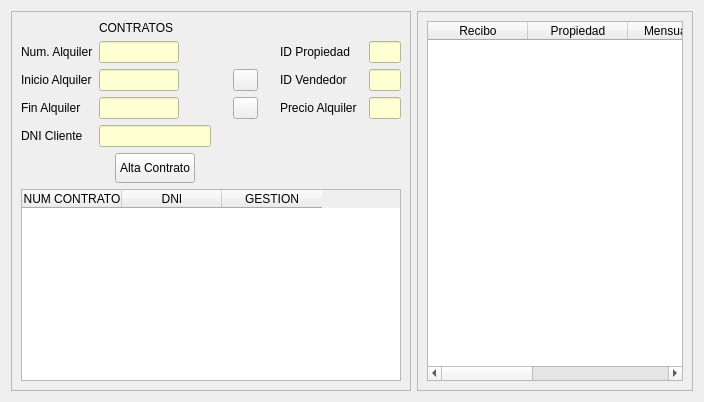
      <widget class="QWidget" name="pesAlquileres">
       <attribute name="title">
        <string>ALQUILERES</string>
       </attribute>
       <layout class="QGridLayout" name="gridLayout_21">
        <item row="0" column="0">
         <widget class="QFrame" name="frame_5">
          <property name="minimumSize">
           <size>
            <width>400</width>
            <height>0</height>
           </size>
          </property>
          <property name="maximumSize">
           <size>
            <width>400</width>
            <height>16777215</height>
           </size>
          </property>
          <property name="frameShape">
           <enum>QFrame::StyledPanel</enum>
          </property>
          <property name="frameShadow">
           <enum>QFrame::Raised</enum>
          </property>
          <layout class="QGridLayout" name="gridLayout_19">
           <item row="0" column="0">
            <layout class="QGridLayout" name="gridLayout_18">
             <item row="1" column="0">
              <widget class="QTableWidget" name="pnlGestionAlquileres">
               <property name="editTriggers">
                <set>QAbstractItemView::NoEditTriggers</set>
               </property>
               <property name="selectionMode">
                <enum>QAbstractItemView::SingleSelection</enum>
               </property>
               <property name="selectionBehavior">
                <enum>QAbstractItemView::SelectRows</enum>
               </property>
               <attribute name="verticalHeaderVisible">
                <bool>false</bool>
               </attribute>
               <attribute name="verticalHeaderHighlightSections">
                <bool>false</bool>
               </attribute>
               <column>
                <property name="text">
                 <string>NUM CONTRATO</string>
                </property>
               </column>
               <column>
                <property name="text">
                 <string>DNI</string>
                </property>
               </column>
               <column>
                <property name="text">
                 <string>GESTION</string>
                </property>
               </column>
              </widget>
             </item>
             <item row="0" column="0">
              <layout class="QGridLayout" name="gridLayout_17">
               <item row="5" column="2">
                <widget class="QLineEdit" name="txtDniClienteAlquiler">
                 <property name="enabled">
                  <bool>false</bool>
                 </property>
                 <property name="maximumSize">
                  <size>
                   <width>150</width>
                   <height>16777215</height>
                  </size>
                 </property>
                 <property name="styleSheet">
                  <string notr="true">background-color: rgb(254, 255, 210);</string>
                 </property>
                </widget>
               </item>
               <item row="1" column="0" colspan="2">
                <widget class="QLabel" name="label_16">
                 <property name="text">
                  <string>Num. Alquiler</string>
                 </property>
                </widget>
               </item>
               <item row="1" column="2">
                <widget class="QLineEdit" name="txtNumAlquiler">
                 <property name="enabled">
                  <bool>false</bool>
                 </property>
                 <property name="maximumSize">
                  <size>
                   <width>80</width>
                   <height>16777215</height>
                  </size>
                 </property>
                 <property name="styleSheet">
                  <string notr="true">background-color: rgb(254, 255, 210);</string>
                 </property>
                </widget>
               </item>
               <item row="2" column="0" colspan="2">
                <widget class="QLabel" name="label_17">
                 <property name="text">
                  <string>Inicio Alquiler</string>
                 </property>
                </widget>
               </item>
               <item row="0" column="2">
                <widget class="QLabel" name="label_23">
                 <property name="text">
                  <string>CONTRATOS</string>
                 </property>
                </widget>
               </item>
               <item row="3" column="2">
                <widget class="QLineEdit" name="txtFinAlquiler">
                 <property name="maximumSize">
                  <size>
                   <width>80</width>
                   <height>16777215</height>
                  </size>
                 </property>
                 <property name="styleSheet">
                  <string notr="true">background-color: rgb(254, 255, 210);</string>
                 </property>
                </widget>
               </item>
               <item row="3" column="7">
                <widget class="QLineEdit" name="txtPrecioAlquiler">
                 <property name="enabled">
                  <bool>false</bool>
                 </property>
                 <property name="maximumSize">
                  <size>
                   <width>80</width>
                   <height>16777215</height>
                  </size>
                 </property>
                 <property name="styleSheet">
                  <string notr="true">background-color: rgb(254, 255, 210);</string>
                 </property>
                </widget>
               </item>
               <item row="2" column="2">
                <widget class="QLineEdit" name="txtInicioAlquiler">
                 <property name="maximumSize">
                  <size>
                   <width>80</width>
                   <height>16777215</height>
                  </size>
                 </property>
                 <property name="styleSheet">
                  <string notr="true">background-color: rgb(254, 255, 210);</string>
                 </property>
                </widget>
               </item>
               <item row="3" column="4" colspan="2">
                <widget class="QLabel" name="label_25">
                 <property name="text">
                  <string>Precio Alquiler</string>
                 </property>
                </widget>
               </item>
               <item row="2" column="4" colspan="2">
                <widget class="QLabel" name="label_24">
                 <property name="text">
                  <string>ID Vendedor</string>
                 </property>
                </widget>
               </item>
               <item row="2" column="7">
                <widget class="QLineEdit" name="txtVendedorAlquiler">
                 <property name="enabled">
                  <bool>false</bool>
                 </property>
                 <property name="maximumSize">
                  <size>
                   <width>80</width>
                   <height>16777215</height>
                  </size>
                 </property>
                 <property name="styleSheet">
                  <string notr="true">background-color: rgb(254, 255, 210);</string>
                 </property>
                </widget>
               </item>
               <item row="1" column="7">
                <widget class="QLineEdit" name="txtIdPropiedadAlquiler">
                 <property name="enabled">
                  <bool>false</bool>
                 </property>
                 <property name="maximumSize">
                  <size>
                   <width>80</width>
                   <height>16777215</height>
                  </size>
                 </property>
                 <property name="styleSheet">
                  <string notr="true">background-color: rgb(254, 255, 210);</string>
                 </property>
                </widget>
               </item>
               <item row="1" column="4" colspan="2">
                <widget class="QLabel" name="label_22">
                 <property name="text">
                  <string>ID Propiedad</string>
                 </property>
                </widget>
               </item>
               <item row="3" column="0" colspan="2">
                <widget class="QLabel" name="label_20">
                 <property name="text">
                  <string>Fin Alquiler</string>
                 </property>
                </widget>
               </item>
               <item row="6" column="2">
                <layout class="QHBoxLayout" name="horizontalLayout_43">
                 <item>
                  <spacer name="horizontalSpacer_67">
                   <property name="orientation">
                    <enum>Qt::Horizontal</enum>
                   </property>
                   <property name="sizeHint" stdset="0">
                    <size>
                     <width>40</width>
                     <height>20</height>
                    </size>
                   </property>
                  </spacer>
                 </item>
                 <item>
                  <widget class="QPushButton" name="btnAltaContratoAlquiler">
                   <property name="minimumSize">
                    <size>
                     <width>80</width>
                     <height>30</height>
                    </size>
                   </property>
                   <property name="maximumSize">
                    <size>
                     <width>80</width>
                     <height>16777215</height>
                    </size>
                   </property>
                   <property name="text">
                    <string>Alta Contrato</string>
                   </property>
                  </widget>
                 </item>
                 <item>
                  <spacer name="horizontalSpacer_66">
                   <property name="orientation">
                    <enum>Qt::Horizontal</enum>
                   </property>
                   <property name="sizeHint" stdset="0">
                    <size>
                     <width>40</width>
                     <height>20</height>
                    </size>
                   </property>
                  </spacer>
                 </item>
                </layout>
               </item>
               <item row="5" column="0" colspan="2">
                <widget class="QLabel" name="label_21">
                 <property name="text">
                  <string>DNI Cliente</string>
                 </property>
                </widget>
               </item>
               <item row="2" column="3">
                <layout class="QHBoxLayout" name="horizontalLayout_52">
                 <item>
                  <spacer name="horizontalSpacer_68">
                   <property name="orientation">
                    <enum>Qt::Horizontal</enum>
                   </property>
                   <property name="sizeHint" stdset="0">
                    <size>
                     <width>40</width>
                     <height>20</height>
                    </size>
                   </property>
                  </spacer>
                 </item>
                 <item>
                  <widget class="QPushButton" name="btnFechaInicioAlquiler">
                   <property name="maximumSize">
                    <size>
                     <width>25</width>
                     <height>25</height>
                    </size>
                   </property>
                   <property name="text">
                    <string/>
                   </property>
                   <property name="icon">
                    <iconset>
                     <normaloff>../img/calendario.ico</normaloff>../img/calendario.ico</iconset>
                   </property>
                   <property name="iconSize">
                    <size>
                     <width>25</width>
                     <height>25</height>
                    </size>
                   </property>
                  </widget>
                 </item>
                 <item>
                  <spacer name="horizontalSpacer_69">
                   <property name="orientation">
                    <enum>Qt::Horizontal</enum>
                   </property>
                   <property name="sizeHint" stdset="0">
                    <size>
                     <width>40</width>
                     <height>20</height>
                    </size>
                   </property>
                  </spacer>
                 </item>
                </layout>
               </item>
               <item row="3" column="3">
                <layout class="QHBoxLayout" name="horizontalLayout_53">
                 <item>
                  <spacer name="horizontalSpacer_71">
                   <property name="orientation">
                    <enum>Qt::Horizontal</enum>
                   </property>
                   <property name="sizeHint" stdset="0">
                    <size>
                     <width>40</width>
                     <height>20</height>
                    </size>
                   </property>
                  </spacer>
                 </item>
                 <item>
                  <widget class="QPushButton" name="btnFechaFinAlquiler">
                   <property name="maximumSize">
                    <size>
                     <width>25</width>
                     <height>25</height>
                    </size>
                   </property>
                   <property name="text">
                    <string/>
                   </property>
                   <property name="icon">
                    <iconset>
                     <normaloff>../img/calendario.ico</normaloff>../img/calendario.ico</iconset>
                   </property>
                   <property name="iconSize">
                    <size>
                     <width>25</width>
                     <height>25</height>
                    </size>
                   </property>
                  </widget>
                 </item>
                 <item>
                  <spacer name="horizontalSpacer_70">
                   <property name="orientation">
                    <enum>Qt::Horizontal</enum>
                   </property>
                   <property name="sizeHint" stdset="0">
                    <size>
                     <width>40</width>
                     <height>20</height>
                    </size>
                   </property>
                  </spacer>
                 </item>
                </layout>
               </item>
               <item row="6" column="6" colspan="2">
                <widget class="QPushButton" name="btnDescargaPDFAlquiler">
                 <property name="styleSheet">
                  <string notr="true">background: transparent; border: none;</string>
                 </property>
                 <property name="text">
                  <string/>
                 </property>
                 <property name="icon">
                  <iconset>
                   <normaloff>../img/download_pdf.ico</normaloff>../img/download_pdf.ico</iconset>
                 </property>
                 <property name="iconSize">
                  <size>
                   <width>60</width>
                   <height>60</height>
                  </size>
                 </property>
                </widget>
               </item>
              </layout>
             </item>
            </layout>
           </item>
          </layout>
         </widget>
        </item>
        <item row="0" column="1">
         <widget class="QFrame" name="frame_6">
          <property name="frameShape">
           <enum>QFrame::StyledPanel</enum>
          </property>
          <property name="frameShadow">
           <enum>QFrame::Raised</enum>
          </property>
          <layout class="QGridLayout" name="gridLayout_20">
           <item row="0" column="0">
            <widget class="QTableWidget" name="pnlVisualizacionAlquileres">
             <property name="editTriggers">
              <set>QAbstractItemView::NoEditTriggers</set>
             </property>
             <property name="selectionMode">
              <enum>QAbstractItemView::SingleSelection</enum>
             </property>
             <property name="selectionBehavior">
              <enum>QAbstractItemView::SelectRows</enum>
             </property>
             <attribute name="verticalHeaderVisible">
              <bool>false</bool>
             </attribute>
             <attribute name="verticalHeaderHighlightSections">
              <bool>false</bool>
             </attribute>
             <column>
              <property name="text">
               <string>Recibo</string>
              </property>
             </column>
             <column>
              <property name="text">
               <string>Propiedad</string>
              </property>
             </column>
             <column>
              <property name="text">
               <string>Mensualidad</string>
              </property>
             </column>
             <column>
              <property name="text">
               <string>Importe</string>
              </property>
             </column>
             <column>
              <property name="text">
               <string>Gestión</string>
              </property>
             </column>
            </widget>
           </item>
          </layout>
         </widget>
        </item>
       </layout>
      </widget>
